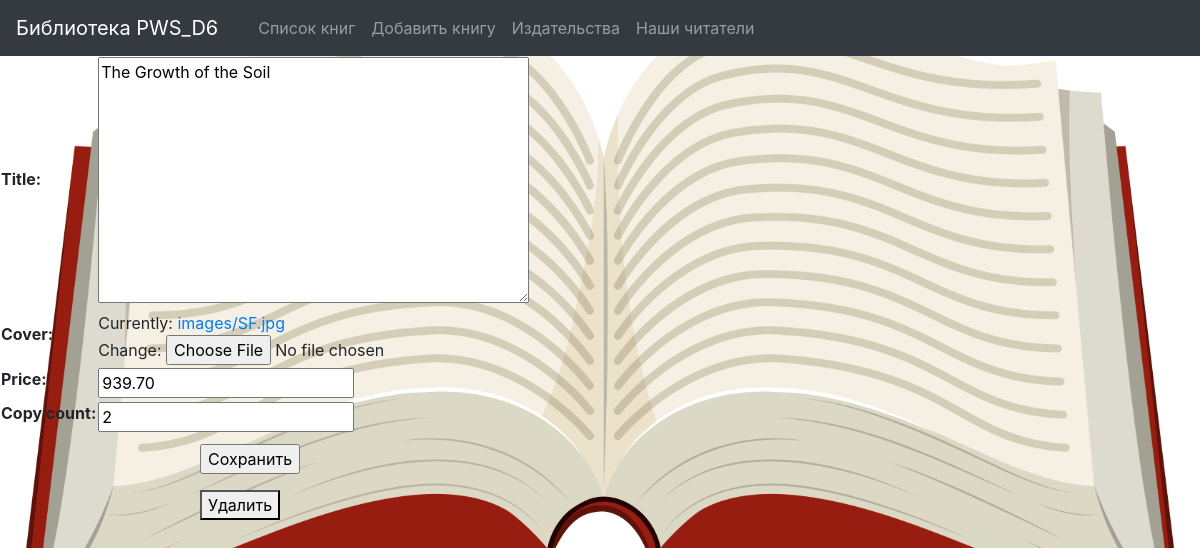
Screenshot of /book/1/ with the database file from the repository.
### p_library/models.py (models this page shows, shortened)
class Book(models.Model):
    ISBN = models.CharField(max_length=13)
    title = models.TextField()
    cover = models.ImageField(upload_to='images', height_field='cover_height', width_field='cover_width', max_length=100)
    cover_height = models.PositiveIntegerField()
    cover_width = models.PositiveIntegerField()
    description = models.TextField()
    year_release = models.SmallIntegerField()
    author = models.ForeignKey(Author, on_delete=models.CASCADE)
    publisher = models.ForeignKey(Publisher, null=True, on_delete=models.SET_NULL)
    price = models.DecimalField(max_digits=6, decimal_places=2)
    copy_count = models.PositiveSmallIntegerField(default=1)
    reader = models.ForeignKey(
        'Reader', on_delete=models.SET_NULL,
        null=True, blank=True,
        default='',
        related_name='get_book')

### p_library/views.py (the view)
# urls.py: path('book/<int:pk>/', BookUpdate.as_view(), name='book_edit')
class BookUpdate(UpdateView):
    model = Book
    success_url = reverse_lazy('p_library:book_list')
    fields = ['title', 'cover', 'price', 'copy_count']
    template_name = 'book_edit.html'

### p_library/templates/book_edit.html (shortened to what this page needs)
{% extends 'base.html' %}
{% block content%}
	<form method="post" enctype="multipart/form-data">
		<table>
			{{ form }}
		</table>
		<p>
		<input type="submit" style="margin: 10px 0px 0px 200px;"
				value="Сохранить">
		</p>
	</form>
	<form action="delete/" style="margin: 10px 0px 0px 200px;">
		<button>Удалить</button>
	</form>
{% endblock %}

### static/css/style.css (style rules this page uses)
body { background: url('./img/back.jpg'); background-size: cover; }

### rows the page displays
Book: title "The Growth of the Soil", price "939.70", copy_count "2"
